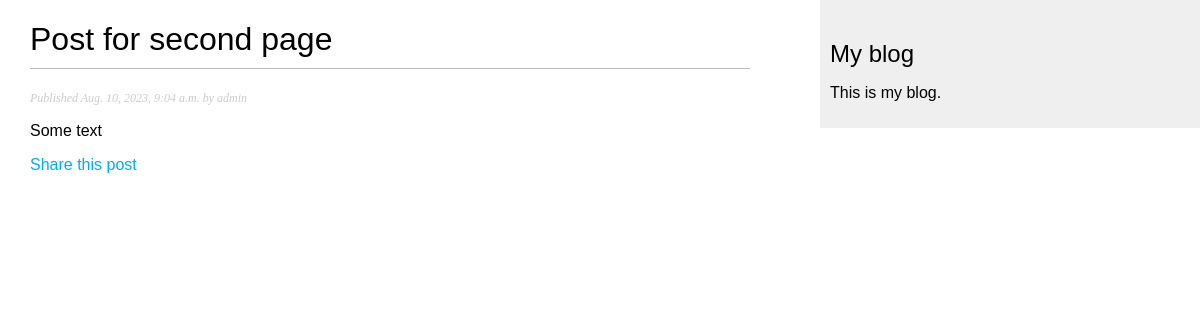
Page /blog/2023/8/10/post-for-second-page/ on the committed database.
### blog/models.py (models this page shows, shortened)
class Post(models.Model):
    class Status(models.TextChoices):
        DRAFT = 'DF', 'Draft'
        PUBLISHED = 'PB', 'Published'
    title = models.CharField(max_length=250)
    slug = models.SlugField(max_length=250,
                            unique_for_date='publish') # Нужно для того, чтобы был один пост со slug на заданную дату
    author = models.ForeignKey(User,
                               on_delete=models.CASCADE,
                               related_name='blog_posts')
    body = models.TextField()
    publish = models.DateTimeField(default=timezone.now)
    created = models.DateTimeField(auto_now_add=True)
    updated = models.DateTimeField(auto_now=True)
    status = models.CharField(max_length=2,
                              choices=Status.choices,
                              default=Status.DRAFT)
    objects = models.Manager() # Стандартный менежер
    published = PublishedManager() # Созданный менеджер
    class Meta:
        ordering = ['-publish']
        indexes = [
            models.Index(fields=['-publish']),
        ]

### blog/views.py (the view)
# urls.py: path('blog/', include('blog.urls', namespace='blog')) # blog(namespace==пространоство имен) blog:post_detail / blog:post_list
def post_detail(request, year, month, day, post):
    post = get_object_or_404(Post,
                             status=Post.Status.PUBLISHED,
                             slug=post,
                             publish__year = year,
                             publish__month = month,
                             publish__day = day)
    return render(request, 'blog/post/detail.html',
                  {'post': post})

### templates/blog/post/detail.html (shortened to what this page needs)
{% extends 'base.html' %}
{% block content %}
    <h1>{{ post.title }}</h1>
    <p class="date">
        Published {{ post.publish }} by {{ post.author }}
    </p>
    {{ post.body|linebreaks }}
    <p>
        <a href="{% url 'blog:post_share' post.id %}">
            Share this post
        </a>
    </p>
{% endblock %}

### static/css/blog.css (style rules this page uses)
body { margin:0; padding:0; font-family:helvetica, sans-serif; }
a { color:#00abff; text-decoration:none; }
h1 { font-weight:normal; border-bottom:1px solid #bbb; padding:0 0 10px 0; }
p.date { color:#ccc; font-family: georgia, serif; font-size: 12px; font-style: italic; }

### rows in the picture
Post: title "Post for second page", publish "Aug. 10, 2023, 9:04 a.m.", author "admin", body "Some text"
